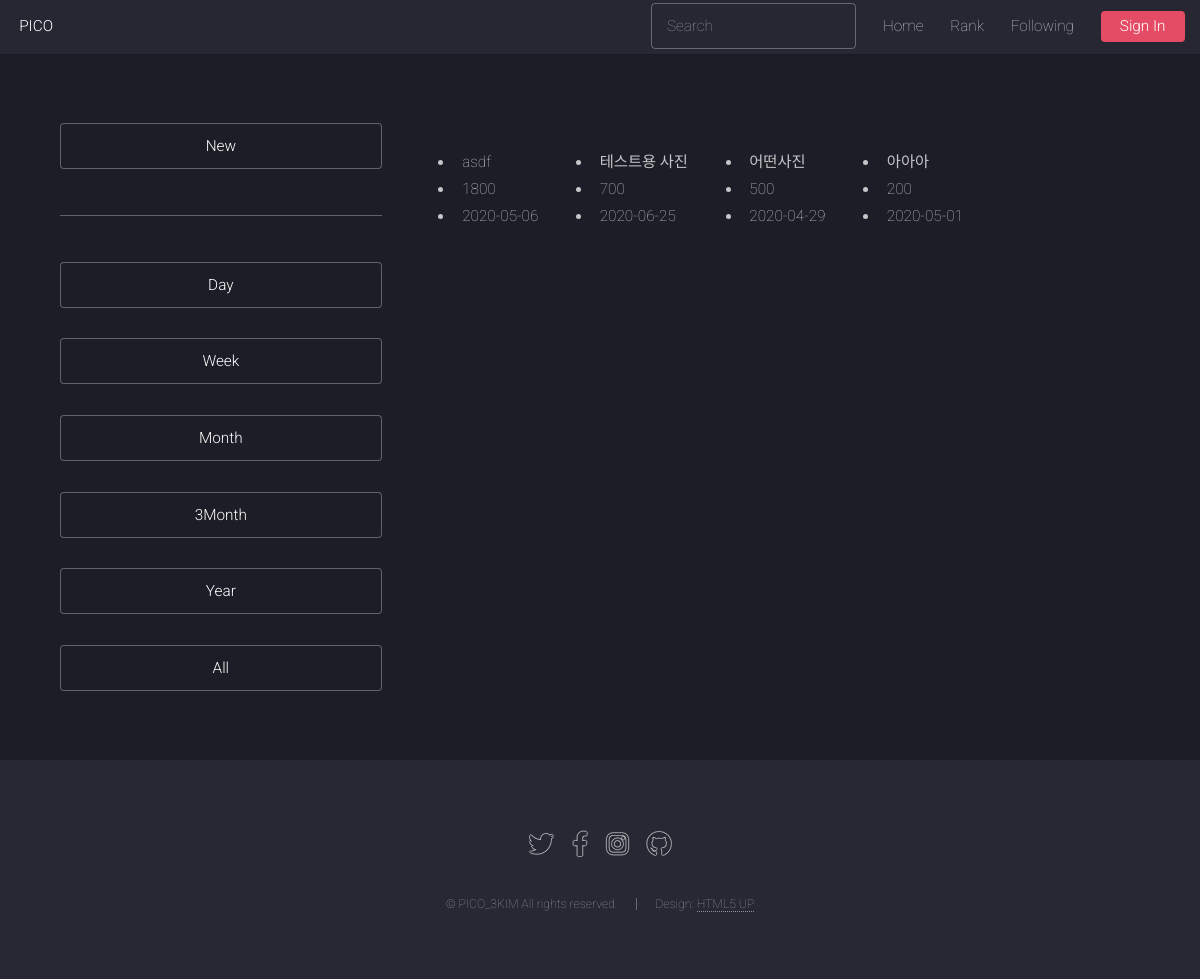
Page /explore/year/ on the earlier database version.
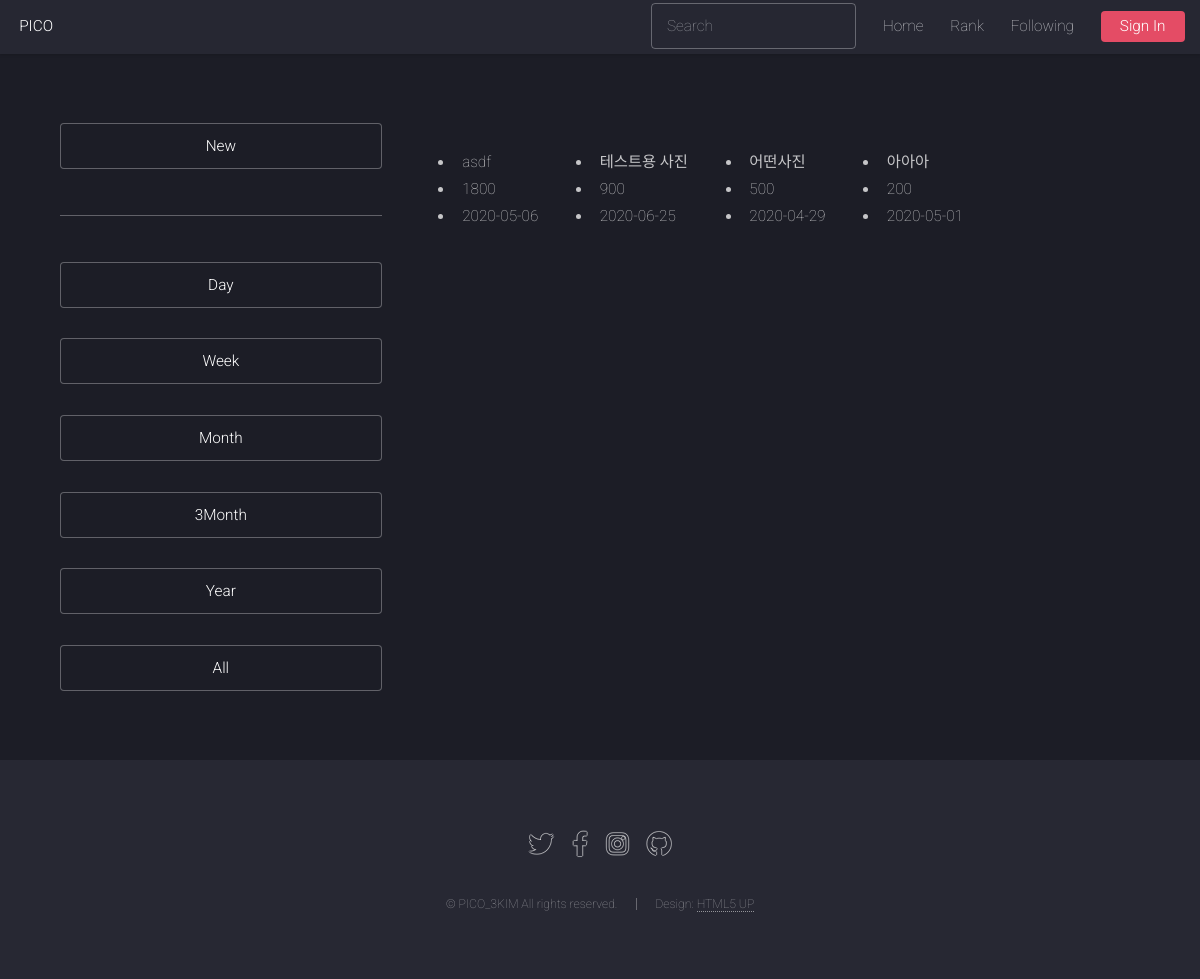
Same page on the later database version.
### photo/models.py (models this page shows, shortened)
class Photo(models.Model):
    title = models.CharField('TITLE', max_length=30)
    description = models.TextField('Photo Description', blank=True)
    tags = TaggableManager(blank=True)
    PICOIN = models.PositiveIntegerField(default=0, verbose_name='PICOIN')
    image = models.ImageField('IMAGE', upload_to='SorlPhoto/%Y')
    upload_dt = models.DateTimeField('Upload Date', auto_now_add=True)
    owner = models.ForeignKey(User, on_delete=models.CASCADE, verbose_name='OWNER', blank=True, null=True)
    def get_absolute_url(self):
        return reverse('photo:photo_detail', args=(self.id,))

### photo/views.py (the view)
# urls.py: path('year/', views.PhotoLVRankYear.as_view(), name='rank_year'),
class PhotoLVRankYear(ListView):
    model = Photo
    template_name = 'photo/photo_list_rank.html'
    def get_context_data(self, **kwargs):
        context = super(PhotoLVRankYear, self).get_context_data(**kwargs)
        infolog = PhotoicoInfoLog.objects.filter(donate_dt__gte=datetime.now()-relativedelta(years=1))
        infolog = infolog.values('photo').annotate(total_PICO=Sum('PICOIN')).order_by('photo__id')
        photo_list = Photo.objects.filter(id__in=infolog.values_list('photo'))
        photo_list = list(zip(photo_list, infolog))
        photo_list = sorted(photo_list, key=lambda x:x[1]['total_PICO'], reverse=True)
        context['photo_list'] = photo_list
        return context

### photo/templates/photo/photo_list_rank.html (shortened to what this page needs)
{% extends "base.html" %}
{% load sorl_thumbnail %}
{% block content %}
<div class="row gtr-150">
    <div class="col-4 col-12-medium">
        <section id="sidebar">
            <div class="col-6 col-12">
                <ul class="actions fit"><li><a href="{% url 'photo:index' %}" class="button">New</a></li></ul>
                <hr>
                <ul class="actions fit"><li><a href="{% url 'photo:rank_day' %}" class="button">Day</a></li></ul>
                <ul class="actions fit"><li><a href="{% url 'photo:rank_week' %}" class="button">Week</a></li></ul>
                <ul class="actions fit"><li><a href="{% url 'photo:rank_month' %}" class="button">Month</a></li></ul>
                <ul class="actions fit"><li><a href="{% url 'photo:rank_3month' %}" class="button">3Month</a></li></ul>
                <ul class="actions fit"><li><a href="{% url 'photo:rank_year' %}" class="button">Year</a></li></ul>
                <ul class="actions fit"><li><a href="{% url 'photo:rank_all' %}" class="button">All</a></li></ul>
            </div>
        </section>
    </div>
    <div class="col-8 col-12-medium imp-medium">
        <section id="content">
            <div class="row">
                {% for photos in photo_list %}
                <div class="col-md-3 mb-5">
                    <div class="tumbnail">
                    </div>
                    <ul>
                        <li class="font-italic">{{ photos.0.title }}</li>
                        <li class="font-italic">{{ photos.1.total_PICO }}</li>
                        <li class="font-italic">{{ photos.0.upload_dt|date:"Y-m-d" }}</li>
                    </ul>
                </div>
                {% endfor %}
            </div>
        </section>
    </div>
</div>
{% endblock %}

Differences in the rows shown:
changed Photo "테스트용 사진": PICOIN "700" → "900"
